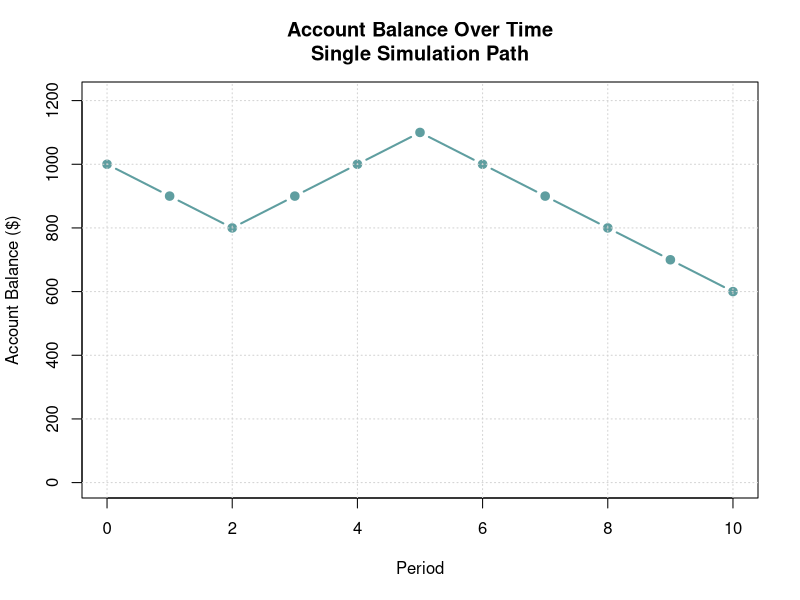
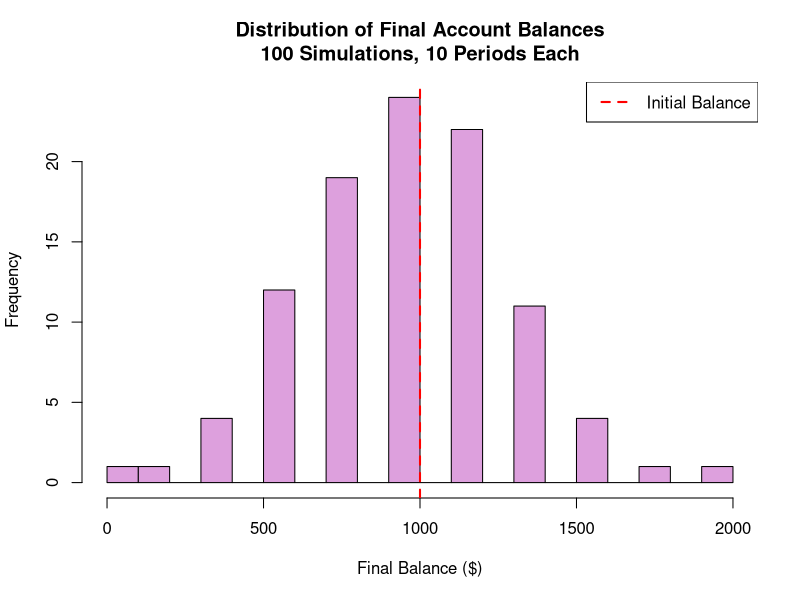

Reproduce these figures in R, in order.
## ---- chunk 1
#| label: simple-sim-r
#| fig-cap: R simulation of coin flip game
#| echo: true

# Set seed for reproducibility
set.seed(123)

# Number of simulations
n_sims <- 10

# Create simulation data using base R
sim_data <- data.frame(
  sim_num = 1:n_sims,
  coin_flip = rbinom(n = n_sims, size = 1, prob = 0.5)
)

# Calculate winnings
sim_data$winnings <- ifelse(sim_data$coin_flip == 1, 100, -100)

# Display results
sim_data
## ---- chunk 2
#| label: timeseries-sim-r
#| fig-cap: R time-series simulation of account balance
#| echo: true

# Set seed for reproducibility
set.seed(456)

# Parameters
initial_balance <- 1000
n_periods <- 10
n_sims <- 1  # Start with one simulation

# Simulate one path
simulate_path <- function(initial, periods) {
  balance <- initial
  path <- numeric(periods + 1)
  path[1] <- initial
  
  for (i in 1:periods) {
    coin_flip <- rbinom(1, 1, 0.5)
    if (coin_flip == 1) {
      balance <- balance + 100
    } else {
      balance <- balance - 100
    }
    path[i + 1] <- balance
  }
  
  return(path)
}

# Run simulation
time_series_data <- data.frame(
  period = 0:n_periods,
  balance = simulate_path(initial_balance, n_periods)
)

# Create time series plot using base R
plot(time_series_data$period, time_series_data$balance, 
     type = "b", col = "cadetblue", lwd = 2, pch = 19,
     main = "Account Balance Over Time\nSingle Simulation Path",
     xlab = "Period", ylab = "Account Balance ($)",
     ylim = c(0, max(time_series_data$balance) * 1.1))
grid()

# Show the data
time_series_data
## ---- chunk 3
#| label: distribution-sim-r
#| fig-cap: R probability distribution of final balances
#| echo: true

# Set seed for reproducibility
set.seed(789)

# Parameters
initial_balance <- 1000
n_periods <- 10
n_sims <- 100  # Multiple simulations

# Simulate multiple paths
simulate_final_balance <- function(initial, periods) {
  balance <- initial
  for (i in 1:periods) {
    coin_flip <- rbinom(1, 1, 0.5)
    if (coin_flip == 1) {
      balance <- balance + 100  # $100 gain
    } else {
      balance <- balance - 100  # $100 loss
    }
  }
  return(balance)
}

# Run multiple simulations
final_balances <- replicate(n_sims, simulate_final_balance(initial_balance, n_periods))

# Create data frame
distribution_data <- data.frame(
  sim_num = 1:n_sims,
  final_balance = final_balances
)

# Create histogram using base R
hist(distribution_data$final_balance, 
     breaks = 20, 
     col = "plum", 
     border = "black",
     main = paste("Distribution of Final Account Balances\n100 Simulations,", n_periods, "Periods Each"),
     xlab = "Final Balance ($)",
     ylab = "Frequency")
abline(v = initial_balance, col = "red", lty = 2, lwd = 2)
legend("topright", "Initial Balance", col = "red", lty = 2, lwd = 2)

# Summary statistics
mean_balance <- mean(distribution_data$final_balance)
median_balance <- median(distribution_data$final_balance)
prob_above_initial <- mean(distribution_data$final_balance > initial_balance)

print("Summary Statistics:")
cat("Mean balance: $", round(mean_balance, 2), "\n", sep = "")
cat("Median balance: $", round(median_balance, 2), "\n", sep = "")
cat("Probability above initial: ", round(prob_above_initial, 3), "\n", sep = "")
